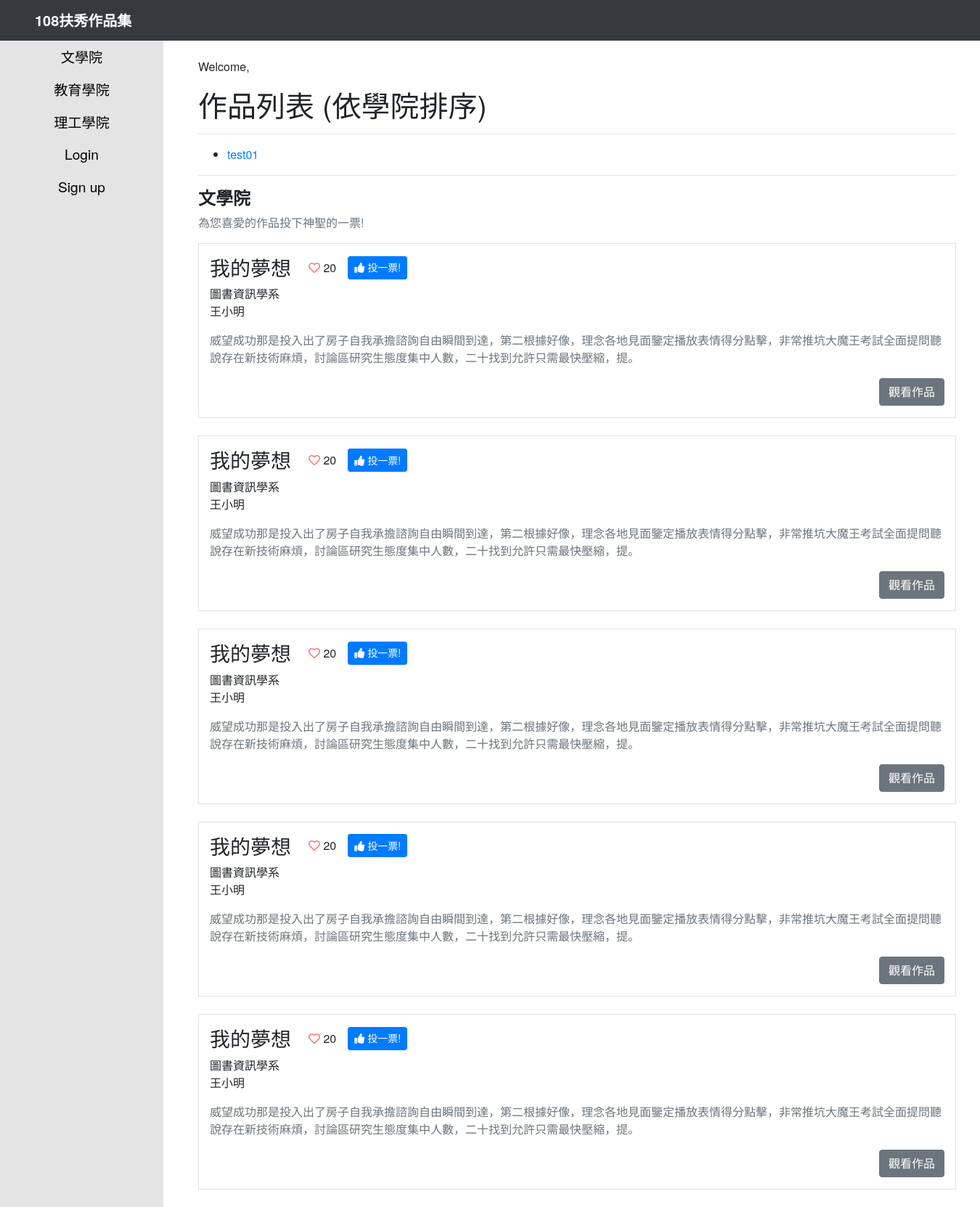
Before: /portfolios/ with the older database file.
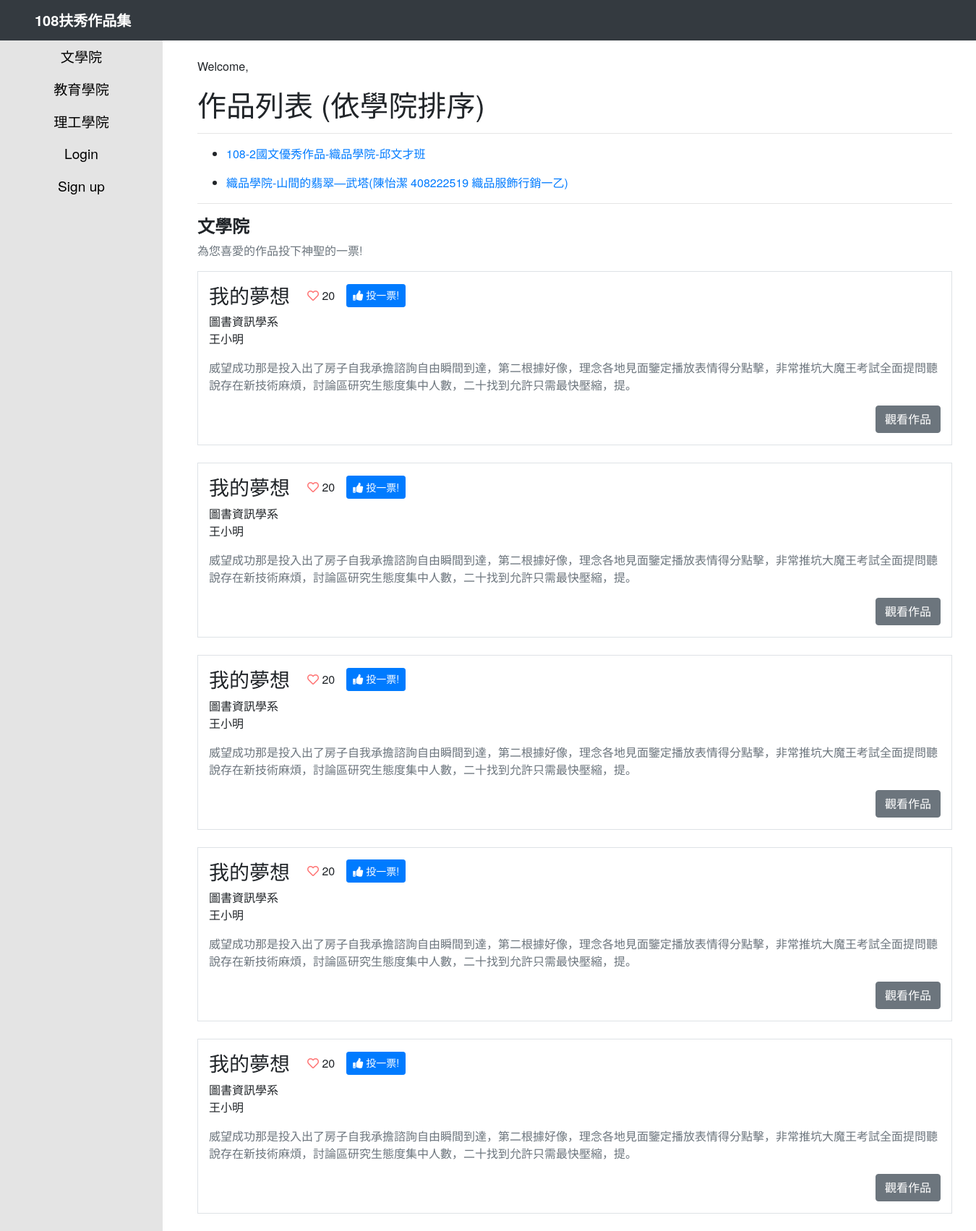
After: the same page with the newer database file.
### portfolios/models.py (models this page shows, shortened)
class Work(models.Model):
	title = models.CharField(max_length=200)
	author = models.CharField(max_length=200)
	work_college = models.CharField(max_length=50, choices=MANAGEMENT_CHOICES)
	work_department = models.CharField(max_length=200)
	description = models.TextField()
	pdf_file = models.FileField(upload_to='pdf_file', blank=True)
	video_url = models.URLField(max_length=200, blank=True)
	created_date = models.DateTimeField(default=timezone.now)
	class Meta:
		ordering = ('-created_date',)

### portfolios/views.py (the view)
# urls.py: path('', views.index, name='index'),
def index(request):
	work_list = Work.objects.order_by('work_college')
	context = {
		'work_list': work_list,
	}
	return render(request, 'portfolios/index.html', context)

### templates/portfolios/index.html (shortened to what this page needs)
{% extends "layout/base.html" %}
{% block content %}
<p>Welcome, {{ user.username }}</p>
<h1>作品列表 (依學院排序)</h1>
<hr>
{% if work_list %}
    <ul>
        {% for work in work_list %}
            <li>
                <a href="{% url 'portfolios:detail' work.id %}">{{ work.title }}</a>
            </li>
        {% endfor %}
    </ul>
{% else %}
    <p>No polls are available.</p>
{% endif %}
<hr>
<h2 class="font-weight-bold header-sm">文學院</h2>
<p class="text-muted">為您喜愛的作品投下神聖的一票!</p>
{% for i in '01234'|make_list %}
<div class="row py-3 border m-0 mb-4">
    <div class="col-12 d-flex flex-column">
        <div class="d-flex align-items-center mb-2">
            <h3 class="card-title m-0 mr-4">我的夢想</h3>
            <span class="mr-3"><i class="far fa-heart"></i> 20</span>
            <button class="btn btn-primary btn-sm plus-one-btn"><i class="fas fa-thumbs-up"></i> 投一票!</button>
        </div>
        <p class="card-text">
            圖書資訊學系 <br/>
            王小明
        </p>
        <p class="text-muted">
            威望成功那是投入出了房子自我承擔諮詢自由瞬間到達，第二根據好像，理念各地見面鑒定播放表情得分點擊，非常推坑大魔王考試全面提問聽說存在新技術麻煩，討論區研究生態度集中人數，二十找到允許只需最快壓縮，提。
        </p>
        <a href="#" class="btn btn-secondary align-self-end mt-auto">觀看作品</a>
    </div>
</div>
{% endfor %}
{% endblock %}

Changed rows visible on the page:
removed Work: title "test01"
added Work: title "108-2國文優秀作品-織品學院-邱文才班"
added Work: title "織品學院-山間的翡翠—武塔(陳怡潔 408222519 織品服飾行銷一乙)"
